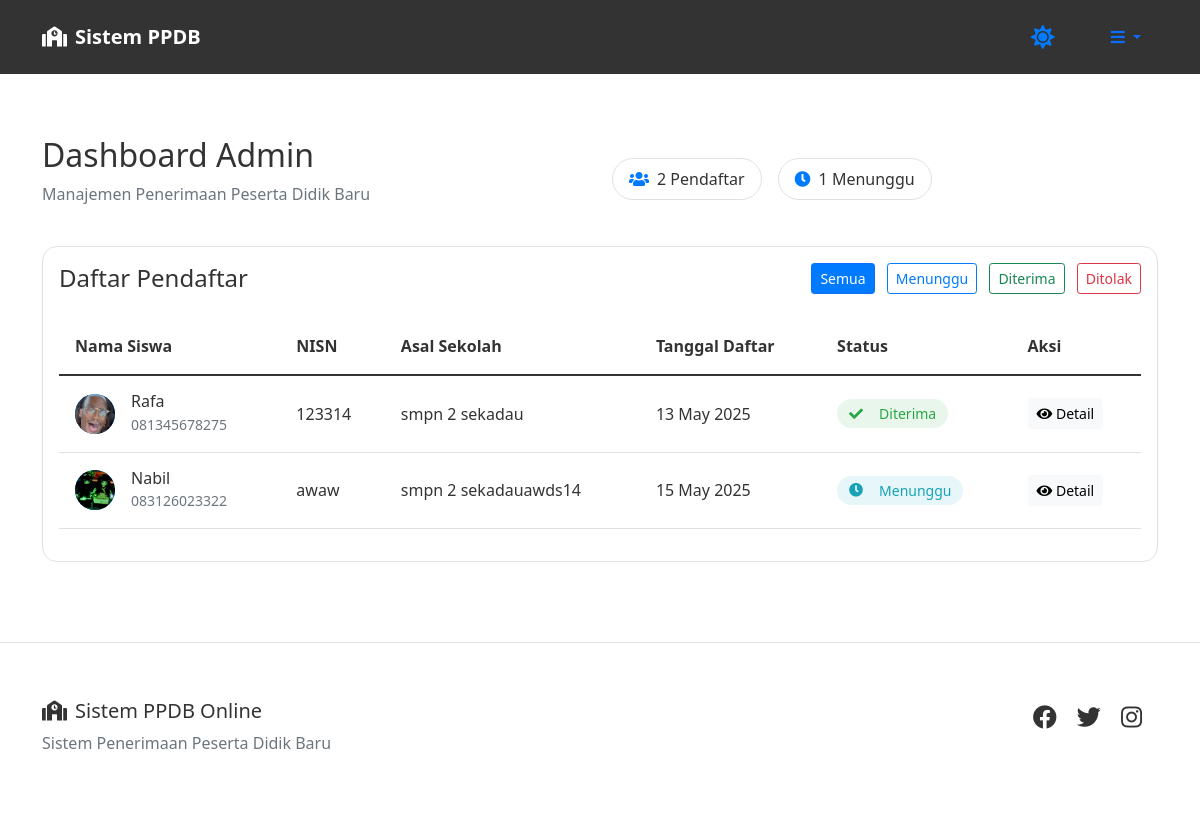
Page /dashboard (signed in) on the committed database.
### app/models.py (models this page shows)
class Form(db.Model):
    id = db.Column(db.Integer, primary_key=True)
    user_id = db.Column(db.Integer, db.ForeignKey('user.id'), nullable=False)
    form_data = db.Column(db.Text, nullable=False)
    status = db.Column(db.String(20), default='pending')
    timestamp = db.Column(db.DateTime, default=datetime.utcnow)
    akta_kelahiran = db.Column(db.String(255))
    kartu_keluarga = db.Column(db.String(255))
    ijazah_smp = db.Column(db.String(255))
    foto_siswa = db.Column(db.String(255))
    ktp_ortu = db.Column(db.String(255))
    nisn_doc = db.Column(db.String(255))
    nilai_rapor = db.Column(db.String(255))
    sertifikat_prestasi = db.Column(db.String(255))
    gender = db.Column(db.String(10))
    jurusan = db.Column(db.String(20))
    @property
    def parsed_form_data(self):
        try:
            if isinstance(self.form_data, str):
                return json.loads(self.form_data)
            return self.form_data
        except:
            return {}

class User(UserMixin, db.Model):
    id = db.Column(db.Integer, primary_key=True)
    username = db.Column(db.String(80), unique=True, nullable=False)
    password = db.Column(db.String(120), nullable=False)
    name = db.Column(db.String(100), nullable=False)
    role = db.Column(db.String(10), default='user')
    forms = db.relationship('Form', backref='user', lazy=True)

### app/routes/main.py (the view, shortened to what this page needs)
@main.route('/dashboard')
@login_required
def dashboard():
    if current_user.role == 'admin':
        forms = Form.query.all()
        return render_template('dashboard_admin.html', forms=forms)

### app/__init__.py (called while the page is built)
def create_app():
    app = Flask(__name__)
    app.config.from_object('config.Config')
    db.init_app(app)
    login_manager.init_app(app)
    migrate.init_app(app, db)
    @app.template_filter('json_loads')
    def json_loads_filter(value):
        return json.loads(value)
    @app.template_filter('parse_json')
    def parse_json(value):
        try:
            return json.loads(value)
        except:
            return {}
    login_manager.login_view = 'auth.login'
    login_manager.login_message_category = 'info'
    @login_manager.user_loader
    def load_user(user_id):
        from .models import User
        return User.query.get(int(user_id))
    from .routes.auth import auth
    from .routes.main import main
    app.register_blueprint(auth)
    app.register_blueprint(main)
    from .cli import create_admin
    app.cli.add_command(create_admin)
    return app

### app/templates/dashboard_admin.html (shortened to what this page needs)
{% extends "base.html" %}
{% block content %}
<div class="dashboard-container">
    <div class="dashboard-header mb-4">
        <div class="row align-items-center">
            <div class="col-md-6">
                <h2 class="welcome-text">Dashboard Admin</h2>
                <p class="text-muted">Manajemen Penerimaan Peserta Didik Baru</p>
            </div>
            <div class="col-md-6 text-md-end">
                <div class="stats-pills">
                    <div class="stat-item">
                        <i class="fas fa-users"></i>
                        <span>{{ forms|length }} Pendaftar</span>
                    </div>
                    <div class="stat-item">
                        <i class="fas fa-clock"></i>
                        <span>{{ forms|selectattr('status', 'equalto', 'pending')|list|length }} Menunggu</span>
                    </div>
                </div>
            </div>
        </div>
    </div>
    <div class="row">
        <div class="col-12">
            <div class="card admin-card">
                <div class="card-body">
                    <div class="d-flex justify-content-between align-items-center mb-4">
                        <h4 class="card-title mb-0">Daftar Pendaftar</h4>
                        <div class="filter-options">
                            <button class="btn btn-outline-primary btn-sm active" data-filter="all">
                                Semua
                            </button>
                            <button class="btn btn-outline-primary btn-sm" data-filter="pending">
                                Menunggu
                            </button>
                            <button class="btn btn-outline-success btn-sm" data-filter="accepted">
                                Diterima
                            </button>
                            <button class="btn btn-outline-danger btn-sm" data-filter="rejected">
                                Ditolak
                            </button>
                        </div>
                    </div>
                    <div class="table-responsive">
                        <table class="table table-hover admin-table">
                            <thead>
                                <tr>
                                    <th>Nama Siswa</th>
                                    <th>NISN</th>
                                    <th>Asal Sekolah</th>
                                    <th>Tanggal Daftar</th>
                                    <th>Status</th>
                                    <th>Aksi</th>
                                </tr>
                            </thead>
                            <tbody>
                                {% for form in forms %}
                                {% set form_data = form.parsed_form_data %}
                                <tr class="application-row" data-status="{{ form.status }}">
                                    <td>
                                        <div class="d-flex align-items-center">
                                            <div class="student-avatar">
                                                {% if form.foto_siswa %}
                                                    <img src="{{ url_for('static', filename='uploads/' + form.foto_siswa) }}"
                                                         alt="Foto {{ form.user.name }}">
                                                {% else %}
                                                    <i class="fas fa-user"></i>
                                                {% endif %}
                                            </div>
                                            <div class="ms-3">
                                                <h6 class="mb-0">{{ form.user.name }}</h6>
                                                <small class="text-muted">{{ form_data.get('phone', '-') }}</small>
                                            </div>
                                        </div>
                                    </td>
                                    <td>{{ form_data.get('nisn', '-') }}</td>
                                    <td>{{ form_data.get('previous_school', '-') }}</td>
                                    <td>{{ form.timestamp.strftime('%d %b %Y') }}</td>
                                    <td>
                                        <span class="status-badge {{ form.status }}">
                                            <i class="fas fa-{{ 'check' if form.status == 'accepted' else 'times' if form.status == 'rejected' else 'clock' }}"></i>
                                            {{ 'Diterima' if form.status == 'accepted' else 'Ditolak' if form.status == 'rejected' else 'Menunggu' }}
                                        </span>
                                    </td>
                                    <td>
                                        <button type="button" class="btn btn-light btn-sm" data-bs-toggle="modal" data-bs-target="#detailModal{{ form.id }}">
                                            <i class="fas fa-eye"></i> Detail
                                        </button>
                                    </td>
                                </tr>
                                {% endfor %}
                            </tbody>
                        </table>
                    </div>
                </div>
            </div>
        </div>
    </div>
</div>
{% endblock %}

### app/templates/base.html (shortened to what this page needs)
<!DOCTYPE html>
<html lang="id" data-theme="light">
<head>
    <link href="https://cdn.jsdelivr.net/npm/bootstrap@5.1.3/dist/css/bootstrap.min.css" rel="stylesheet">
    <link rel="stylesheet" href="https://cdnjs.cloudflare.com/ajax/libs/font-awesome/5.15.4/css/all.min.css">
    <link rel="stylesheet" href="{{ url_for('static', filename='css/style.css') }}">
    <link rel="stylesheet" href="https://cdnjs.cloudflare.com/ajax/libs/bootstrap-datepicker/1.9.0/css/bootstrap-datepicker.min.css">
</head>
<body>
    <div class="toast-container position-fixed top-0 end-0 p-3">
    </div>
<nav class="navbar navbar-expand-lg navbar-dark fixed-top">
    <div class="container">
        <a class="navbar-brand d-flex align-items-center" href="{{ url_for('main.index') }}">
            <i class="fas fa-school me-2"></i>
            <span>Sistem PPDB</span>
        </a>
        <div class="d-flex align-items-center">
            <div class="theme-switch-wrapper me-3">
                <label class="theme-switch" for="theme-toggle">
                    <span class="theme-icon">
                        <i class="fas fa-sun light-icon"></i>
                    </span>
                </label>
            </div>
            {% if current_user.is_authenticated %}
                <div class="dropdown">
                    <button class="btn btn-link nav-link dropdown-toggle" type="button" id="userMenu" data-bs-toggle="dropdown" aria-expanded="false">
                        <i class="fas fa-bars"></i>
                    </button>
                </div>
            {% endif %}
        </div>
    </div>
</nav>
    <main class="main-content">
        <div class="container mt-5 pt-4">
            {% block content %}{% endblock %}
        </div>
    </main>
    <footer class="footer mt-5">
        <div class="container">
            <div class="row py-4">
                <div class="col-md-6">
                    <h5><i class="fas fa-school me-2"></i>Sistem PPDB Online</h5>
                    <p class="text-muted">Sistem Penerimaan Peserta Didik Baru</p>
                </div>
                <div class="col-md-6 text-md-end">
                    <div class="social-links">
                        <a href="#" class="me-3"><i class="fab fa-facebook"></i></a>
                        <a href="#" class="me-3"><i class="fab fa-twitter"></i></a>
                        <a href="#" class="me-3"><i class="fab fa-instagram"></i></a>
                    </div>
                </div>
            </div>
        </div>
    </footer>
</body>
</html>

### app/static/css/style.css (style rules this page uses)
:root[data-theme="light"] { --bg-primary: #ffffff; --text-primary: #333333; --card-bg: #ffffff; --nav-bg: #333333; --step-bg: #f8f9fa; --border-color: #dee2e6; --input-bg: #ffffff; --modal-bg: #ffffff; --table-hover: rgba(0, 0, 0, 0.075); --btn-text: #ffffff; --link-color: #007bff; --badge-bg: #6c757d; --alert-bg: rgba(255, 255, 255, 0.9); }
body { background-color: var(--bg-primary); color: var(--text-primary); transition: all 0.3s ease; }
.card { background-color: var(--card-bg); border-color: var(--border-color); color: var(--text-primary); }
.table { color: var(--text-primary); }
.btn-outline-primary { border-color: var(--link-color); color: var(--link-color); }
a { color: var(--link-color); }
.navbar { background-color: var(--nav-bg) !important; box-shadow: 0 2px 4px rgba(0,0,0,0.1); padding: 1rem 0; }
.navbar-brand { font-weight: 600; font-size: 1.25rem; }
.footer { background-color: var(--card-bg); border-top: 1px solid var(--border-color); padding: 2rem 0; margin-top: 4rem; }
.social-links a { color: var(--text-primary); font-size: 1.5rem; transition: color 0.3s ease; }
.main-content { padding-top: 2rem; }
.theme-switch { position: relative; display: inline-block; width: 60px; height: 34px; margin: 0 15px; }
.theme-switch-wrapper { display: flex; align-items: center; margin: 0 10px; }
.theme-switch { position: relative; display: inline-block; width: 40px; height: 40px; cursor: pointer; }
.theme-icon { position: absolute; top: 0; left: 0; right: 0; bottom: 0; display: flex; align-items: center; justify-content: center; font-size: 1.5rem; color: var(--link-color); transition: transform 0.3s ease; }
.theme-icon i { position: absolute; transition: opacity 0.3s ease, transform 0.3s ease; }
.light-icon { opacity: 1; transform: rotate(0); }
* { transition: background-color 0.3s ease, color 0.3s ease, border-color 0.3s ease, box-shadow 0.3s ease; }
.status-badge { display: inline-flex; align-items: center; padding: 0.5rem 1rem; border-radius: 6px; font-weight: 500; }
.status-badge i { margin-right: 0.5rem; }
.status-badge.accepted { background-color: rgba(40, 167, 69, 0.1); color: #28a745; }
.status-badge.pending { background-color: rgba(23, 162, 184, 0.1); color: #17a2b8; }
body { background-color: var(--bg-primary); color: var(--text-primary); transition: background-color 0.3s ease, color 0.3s ease; }
a { color: var(--link-color); transition: color 0.3s ease; }
.navbar { background-color: var(--nav-bg) !important; box-shadow: none; }
.stats-pills { display: flex; gap: 1rem; }
.stat-item { background: var(--card-bg); padding: 0.5rem 1rem; border-radius: 50px; display: flex; align-items: center; gap: 0.5rem; border: 1px solid var(--border-color); }
.stat-item i { color: var(--link-color); }
.admin-card { border-radius: 15px; overflow: hidden; }
.admin-table th { font-weight: 600; border-top: none; padding: 1rem; }
.admin-table td { padding: 1rem; vertical-align: middle; }
.student-avatar { width: 40px; height: 40px; border-radius: 50%; overflow: hidden; background: var(--link-color); display: flex; align-items: center; justify-content: center; color: white; }
.student-avatar img { width: 100%; height: 100%; object-fit: cover; }
.status-badge { display: inline-flex; align-items: center; gap: 0.5rem; padding: 0.25rem 0.75rem; border-radius: 50px; font-size: 0.875rem; }
.status-badge.accepted { background: rgba(40, 167, 69, 0.1); color: #28a745; }
.status-badge.pending { background: rgba(23, 162, 184, 0.1); color: #17a2b8; }
.filter-options .btn { margin-left: 0.5rem; }
.filter-options .btn.active { background-color: var(--link-color); color: white; }
.dashboard-container { max-width: 1200px; margin: 0 auto; padding: 2rem 0; }

### rows in the picture
Form: foto_siswa (picture), user.name "Rafa", get "081345678275", get "123314", get "smpn 2 sekadau", timestamp "13 May 2025", status "Diterima"
Form: foto_siswa (picture), user.name "Nabil", get "083126023322", get "awaw", get "smpn 2 sekadauawds14", timestamp "15 May 2025", status "Menunggu"
